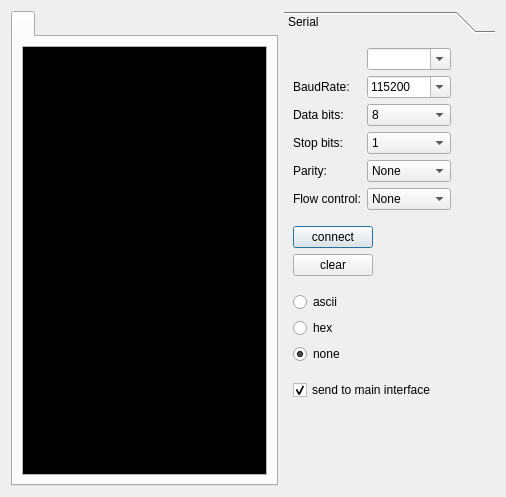
<?xml version="1.0" encoding="UTF-8"?>
<ui version="4.0">
 <class>Dialog</class>
 <widget class="QDialog" name="Dialog">
  <property name="geometry">
   <rect>
    <x>0</x>
    <y>0</y>
    <width>506</width>
    <height>497</height>
   </rect>
  </property>
  <property name="windowTitle">
   <string>dialog</string>
  </property>
  <layout class="QHBoxLayout" name="horizontalLayout">
   <item>
    <widget class="QTabWidget" name="TabWidget">
     <widget class="QWidget" name="tab">
      <attribute name="title">
       <string/>
      </attribute>
      <layout class="QGridLayout" name="gridLayout_2">
       <item row="0" column="0">
        <widget class="QTextEdit" name="TextEdit">
         <property name="palette">
          <palette>
           <active>
            <colorrole role="WindowText">
             <brush brushstyle="SolidPattern">
              <color alpha="255">
               <red>0</red>
               <green>255</green>
               <blue>0</blue>
              </color>
             </brush>
            </colorrole>
            <colorrole role="Text">
             <brush brushstyle="SolidPattern">
              <color alpha="255">
               <red>0</red>
               <green>255</green>
               <blue>0</blue>
              </color>
             </brush>
            </colorrole>
            <colorrole role="Base">
             <brush brushstyle="SolidPattern">
              <color alpha="255">
               <red>0</red>
               <green>0</green>
               <blue>0</blue>
              </color>
             </brush>
            </colorrole>
           </active>
           <inactive>
            <colorrole role="WindowText">
             <brush brushstyle="SolidPattern">
              <color alpha="255">
               <red>0</red>
               <green>255</green>
               <blue>0</blue>
              </color>
             </brush>
            </colorrole>
            <colorrole role="Text">
             <brush brushstyle="SolidPattern">
              <color alpha="255">
               <red>0</red>
               <green>255</green>
               <blue>0</blue>
              </color>
             </brush>
            </colorrole>
            <colorrole role="Base">
             <brush brushstyle="SolidPattern">
              <color alpha="255">
               <red>0</red>
               <green>0</green>
               <blue>0</blue>
              </color>
             </brush>
            </colorrole>
           </inactive>
           <disabled>
            <colorrole role="WindowText">
             <brush brushstyle="SolidPattern">
              <color alpha="255">
               <red>120</red>
               <green>120</green>
               <blue>120</blue>
              </color>
             </brush>
            </colorrole>
            <colorrole role="Text">
             <brush brushstyle="SolidPattern">
              <color alpha="255">
               <red>120</red>
               <green>120</green>
               <blue>120</blue>
              </color>
             </brush>
            </colorrole>
            <colorrole role="Base">
             <brush brushstyle="SolidPattern">
              <color alpha="255">
               <red>240</red>
               <green>240</green>
               <blue>240</blue>
              </color>
             </brush>
            </colorrole>
           </disabled>
          </palette>
         </property>
         <property name="font">
          <font>
           <family>Arial</family>
           <pointsize>10</pointsize>
          </font>
         </property>
         <property name="lineWrapMode">
          <enum>QTextEdit::WidgetWidth</enum>
         </property>
        </widget>
       </item>
      </layout>
     </widget>
    </widget>
   </item>
   <item>
    <widget class="QToolBox" name="ToolBox">
     <property name="currentIndex">
      <number>0</number>
     </property>
     <widget class="QWidget" name="pageSerial">
      <property name="geometry">
       <rect>
        <x>0</x>
        <y>0</y>
        <width>202</width>
        <height>452</height>
       </rect>
      </property>
      <attribute name="label">
       <string>Serial</string>
      </attribute>
      <layout class="QGridLayout" name="gridLayout">
       <item row="11" column="0">
        <widget class="QRadioButton" name="ShowNothing">
         <property name="toolTip">
          <string>don't show the data in the script console</string>
         </property>
         <property name="text">
          <string>none</string>
         </property>
         <property name="checked">
          <bool>true</bool>
         </property>
        </widget>
       </item>
       <item row="12" column="0">
        <spacer name="verticalSpacer_6">
         <property name="orientation">
          <enum>Qt::Vertical</enum>
         </property>
         <property name="sizeType">
          <enum>QSizePolicy::Fixed</enum>
         </property>
         <property name="sizeHint" stdset="0">
          <size>
           <width>20</width>
           <height>10</height>
          </size>
         </property>
        </spacer>
       </item>
       <item row="13" column="0" colspan="2">
        <widget class="QCheckBox" name="SendToMainInterface">
         <property name="toolTip">
          <string>&lt;html&gt;&lt;head/&gt;&lt;body&gt;&lt;p&gt;send the received data to the main interface (this data will be shown in the standard consoles, the logs and worker script can receive it)&lt;/p&gt;&lt;/body&gt;&lt;/html&gt;</string>
         </property>
         <property name="text">
          <string>send to main interface</string>
         </property>
         <property name="checked">
          <bool>true</bool>
         </property>
        </widget>
       </item>
       <item row="14" column="0" colspan="2">
        <spacer name="verticalSpacer">
         <property name="orientation">
          <enum>Qt::Vertical</enum>
         </property>
         <property name="sizeHint" stdset="0">
          <size>
           <width>20</width>
           <height>40</height>
          </size>
         </property>
        </spacer>
       </item>
       <item row="1" column="0">
        <widget class="QLabel" name="baudRateLabel">
         <property name="text">
          <string>BaudRate:</string>
         </property>
        </widget>
       </item>
       <item row="0" column="1">
        <widget class="QComboBox" name="SerialPortInfoListBox">
         <property name="sizePolicy">
          <sizepolicy hsizetype="Preferred" vsizetype="Fixed">
           <horstretch>0</horstretch>
           <verstretch>0</verstretch>
          </sizepolicy>
         </property>
         <property name="minimumSize">
          <size>
           <width>80</width>
           <height>0</height>
          </size>
         </property>
         <property name="editable">
          <bool>true</bool>
         </property>
        </widget>
       </item>
       <item row="2" column="0">
        <widget class="QLabel" name="dataBitsLabel">
         <property name="text">
          <string>Data bits:</string>
         </property>
        </widget>
       </item>
       <item row="1" column="1">
        <widget class="QComboBox" name="BaudRateBox">
         <property name="sizePolicy">
          <sizepolicy hsizetype="Preferred" vsizetype="Preferred">
           <horstretch>0</horstretch>
           <verstretch>0</verstretch>
          </sizepolicy>
         </property>
         <property name="minimumSize">
          <size>
           <width>80</width>
           <height>0</height>
          </size>
         </property>
         <property name="maximumSize">
          <size>
           <width>16777215</width>
           <height>16777215</height>
          </size>
         </property>
         <property name="baseSize">
          <size>
           <width>69</width>
           <height>20</height>
          </size>
         </property>
         <property name="editable">
          <bool>true</bool>
         </property>
         <property name="currentText">
          <string>115200</string>
         </property>
         <item>
          <property name="text">
           <string>115200</string>
          </property>
         </item>
         <item>
          <property name="text">
           <string>57600</string>
          </property>
         </item>
         <item>
          <property name="text">
           <string>38400</string>
          </property>
         </item>
         <item>
          <property name="text">
           <string>19200</string>
          </property>
         </item>
         <item>
          <property name="text">
           <string>9600</string>
          </property>
         </item>
         <item>
          <property name="text">
           <string>4800</string>
          </property>
         </item>
         <item>
          <property name="text">
           <string>2400</string>
          </property>
         </item>
         <item>
          <property name="text">
           <string>1200</string>
          </property>
         </item>
        </widget>
       </item>
       <item row="2" column="1">
        <widget class="QComboBox" name="DataBitsBox">
         <property name="sizePolicy">
          <sizepolicy hsizetype="Preferred" vsizetype="Preferred">
           <horstretch>0</horstretch>
           <verstretch>0</verstretch>
          </sizepolicy>
         </property>
         <property name="minimumSize">
          <size>
           <width>80</width>
           <height>0</height>
          </size>
         </property>
         <property name="maximumSize">
          <size>
           <width>16777215</width>
           <height>16777215</height>
          </size>
         </property>
         <property name="baseSize">
          <size>
           <width>69</width>
           <height>20</height>
          </size>
         </property>
         <property name="currentText">
          <string>8</string>
         </property>
         <item>
          <property name="text">
           <string>8</string>
          </property>
         </item>
         <item>
          <property name="text">
           <string>7</string>
          </property>
         </item>
         <item>
          <property name="text">
           <string>6</string>
          </property>
         </item>
         <item>
          <property name="text">
           <string>5</string>
          </property>
         </item>
        </widget>
       </item>
       <item row="4" column="0">
        <widget class="QLabel" name="parityLabel">
         <property name="text">
          <string>Parity:</string>
         </property>
        </widget>
       </item>
       <item row="3" column="0">
        <widget class="QLabel" name="stopBitsLabel">
         <property name="text">
          <string>Stop bits:</string>
         </property>
        </widget>
       </item>
       <item row="3" column="1">
        <widget class="QComboBox" name="StopBitsBox">
         <property name="sizePolicy">
          <sizepolicy hsizetype="Preferred" vsizetype="Preferred">
           <horstretch>0</horstretch>
           <verstretch>0</verstretch>
          </sizepolicy>
         </property>
         <property name="minimumSize">
          <size>
           <width>80</width>
           <height>0</height>
          </size>
         </property>
         <property name="maximumSize">
          <size>
           <width>16777215</width>
           <height>16777215</height>
          </size>
         </property>
         <item>
          <property name="text">
           <string>1</string>
          </property>
         </item>
         <item>
          <property name="text">
           <string>1.5</string>
          </property>
         </item>
         <item>
          <property name="text">
           <string>2</string>
          </property>
         </item>
        </widget>
       </item>
       <item row="5" column="0">
        <widget class="QLabel" name="flowControlLabel">
         <property name="text">
          <string>Flow control:</string>
         </property>
        </widget>
       </item>
       <item row="5" column="1">
        <widget class="QComboBox" name="FlowControlBox">
         <property name="sizePolicy">
          <sizepolicy hsizetype="Preferred" vsizetype="Preferred">
           <horstretch>0</horstretch>
           <verstretch>0</verstretch>
          </sizepolicy>
         </property>
         <property name="minimumSize">
          <size>
           <width>80</width>
           <height>0</height>
          </size>
         </property>
         <property name="maximumSize">
          <size>
           <width>120</width>
           <height>16777215</height>
          </size>
         </property>
         <item>
          <property name="text">
           <string>None</string>
          </property>
         </item>
         <item>
          <property name="text">
           <string>RTS/CTS</string>
          </property>
         </item>
         <item>
          <property name="text">
           <string>XON/XOFF</string>
          </property>
         </item>
        </widget>
       </item>
       <item row="6" column="0">
        <spacer name="verticalSpacer_4">
         <property name="orientation">
          <enum>Qt::Vertical</enum>
         </property>
         <property name="sizeType">
          <enum>QSizePolicy::Fixed</enum>
         </property>
         <property name="sizeHint" stdset="0">
          <size>
           <width>20</width>
           <height>10</height>
          </size>
         </property>
        </spacer>
       </item>
       <item row="4" column="1">
        <widget class="QComboBox" name="ParityBox">
         <property name="sizePolicy">
          <sizepolicy hsizetype="Preferred" vsizetype="Preferred">
           <horstretch>0</horstretch>
           <verstretch>0</verstretch>
          </sizepolicy>
         </property>
         <property name="minimumSize">
          <size>
           <width>80</width>
           <height>0</height>
          </size>
         </property>
         <property name="maximumSize">
          <size>
           <width>16777215</width>
           <height>16777215</height>
          </size>
         </property>
         <item>
          <property name="text">
           <string>None</string>
          </property>
         </item>
         <item>
          <property name="text">
           <string>Even</string>
          </property>
         </item>
         <item>
          <property name="text">
           <string>Odd</string>
          </property>
         </item>
         <item>
          <property name="text">
           <string>Mark</string>
          </property>
         </item>
         <item>
          <property name="text">
           <string>Space</string>
          </property>
         </item>
        </widget>
       </item>
       <item row="7" column="0" colspan="2">
        <layout class="QGridLayout" name="gridLayout_4">
         <item row="0" column="1">
          <spacer name="horizontalSpacer">
           <property name="orientation">
            <enum>Qt::Horizontal</enum>
           </property>
           <property name="sizeHint" stdset="0">
            <size>
             <width>40</width>
             <height>20</height>
            </size>
           </property>
          </spacer>
         </item>
         <item row="0" column="0">
          <widget class="QPushButton" name="ConnectButton">
           <property name="text">
            <string>connect</string>
           </property>
          </widget>
         </item>
         <item row="1" column="0">
          <widget class="QPushButton" name="ClearButton">
           <property name="toolTip">
            <string>clear the console</string>
           </property>
           <property name="text">
            <string>clear</string>
           </property>
          </widget>
         </item>
        </layout>
       </item>
       <item row="8" column="0">
        <spacer name="verticalSpacer_5">
         <property name="orientation">
          <enum>Qt::Vertical</enum>
         </property>
         <property name="sizeType">
          <enum>QSizePolicy::Fixed</enum>
         </property>
         <property name="sizeHint" stdset="0">
          <size>
           <width>20</width>
           <height>10</height>
          </size>
         </property>
        </spacer>
       </item>
       <item row="9" column="0">
        <widget class="QRadioButton" name="ShowAscii">
         <property name="toolTip">
          <string>show the data as ascii in the script console</string>
         </property>
         <property name="text">
          <string>ascii</string>
         </property>
         <property name="checked">
          <bool>false</bool>
         </property>
        </widget>
       </item>
       <item row="10" column="0">
        <widget class="QRadioButton" name="ShowHex">
         <property name="toolTip">
          <string>show the data as hex in the script console</string>
         </property>
         <property name="text">
          <string>hex</string>
         </property>
        </widget>
       </item>
       <item row="1" column="2">
        <spacer name="horizontalSpacer_2">
         <property name="orientation">
          <enum>Qt::Horizontal</enum>
         </property>
         <property name="sizeHint" stdset="0">
          <size>
           <width>40</width>
           <height>20</height>
          </size>
         </property>
        </spacer>
       </item>
      </layout>
     </widget>
    </widget>
   </item>
  </layout>
 </widget>
 <resources/>
 <connections/>
</ui>
